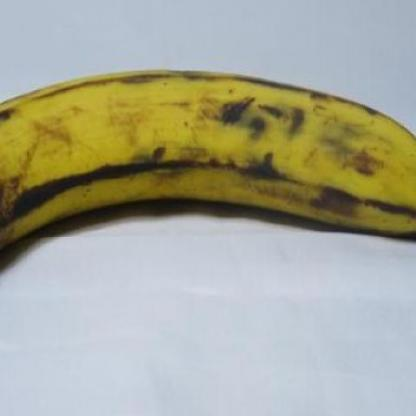
#> input picture dataset/test/Overripe/musa-acuminata-mold-e1a4d2b8-1d0a-11ec-af1f-d8c4975e38aa_jpg.rf.49b2874813b9606a2e643b694212cfc1.jpg, 416 x 416 px
$ python glcm_feature.py ../dataset/test/Overripe/musa-acuminata-mold-e1a4d2b8-1d0a-11ec-af1f-d8c4975e38aa_jpg.rf.49b2874813b9606a2e643b694212cfc1.jpg
#> lines starting #> are read from the running program, lines starting #| are printed output that depends on the picture; long printed decimals are rounded
"""
utils/glcm_feature.py
Ekstraksi fitur tekstur menggunakan Gray Level Co-occurrence Matrix (GLCM).
Fitur: Contrast, Dissimilarity, Homogeneity, Energy, Correlation, ASM
"""

import cv2
import numpy as np


def rgb_to_gray(img_rgb: np.ndarray) -> np.ndarray:
    """Konversi gambar RGB ke grayscale."""
    return cv2.cvtColor(img_rgb, cv2.COLOR_RGB2GRAY)


def compute_glcm(gray_img: np.ndarray, distances=[1], angles=[0, np.pi/4, np.pi/2, 3*np.pi/4], levels=256) -> np.ndarray:
    """
    Hitung GLCM secara manual (tanpa skimage untuk menghindari dependensi tambahan).
    Mengembalikan matriks GLCM shape (levels, levels, len(distances), len(angles)).
    """
    # Quantize ke 64 level untuk efisiensi
    gray_q = (gray_img // 4).astype(np.uint8)
    q_levels = 64

    n_dist   = len(distances)
    n_angles = len(angles)
    glcm     = np.zeros((q_levels, q_levels, n_dist, n_angles), dtype=np.float64)

    h, w = gray_q.shape
    for d_idx, dist in enumerate(distances):
        for a_idx, angle in enumerate(angles):
            dx = int(round(dist * np.cos(angle)))
            dy = int(round(dist * np.sin(angle)))
            for r in range(h):
                for c in range(w):
                    r2 = r + dy
                    c2 = c + dx
                    if 0 <= r2 < h and 0 <= c2 < w:
                        i = gray_q[r, c]
                        j = gray_q[r2, c2]
                        glcm[i, j, d_idx, a_idx] += 1

    # Normalisasi
    for d in range(n_dist):
        for a in range(n_angles):
            total = glcm[:, :, d, a].sum()
            if total > 0:
                glcm[:, :, d, a] /= total

    return glcm


def glcm_features(glcm: np.ndarray) -> dict:
    """
    Hitung properti GLCM:
    - Contrast
    - Dissimilarity
    - Homogeneity
    - Energy (ASM)
    - Correlation
    """
    n = glcm.shape[0]
    i_vals = np.arange(n)
    j_vals = np.arange(n)
    I, J   = np.meshgrid(i_vals, j_vals, indexing='ij')

    # Rata-rata & std per sudut/jarak
    glcm_mean = glcm.mean(axis=(2, 3))  # shape: (n, n)

    contrast     = np.sum(glcm_mean * (I - J) ** 2)
    dissimilarity= np.sum(glcm_mean * np.abs(I - J))
    homogeneity  = np.sum(glcm_mean / (1 + (I - J) ** 2))
    energy       = np.sqrt(np.sum(glcm_mean ** 2))
    asm          = np.sum(glcm_mean ** 2)

    mu_i  = np.sum(I * glcm_mean)
    mu_j  = np.sum(J * glcm_mean)
    sig_i = np.sqrt(np.sum(glcm_mean * (I - mu_i) ** 2))
    sig_j = np.sqrt(np.sum(glcm_mean * (J - mu_j) ** 2))

    if sig_i * sig_j > 0:
        correlation = np.sum(glcm_mean * (I - mu_i) * (J - mu_j)) / (sig_i * sig_j)
    else:
        correlation = 0.0

    return {
        'contrast':      float(contrast),
        'dissimilarity': float(dissimilarity),
        'homogeneity':   float(homogeneity),
        'energy':        float(energy),
        'asm':           float(asm),
        'correlation':   float(correlation),
    }


def extract_glcm_from_path(img_path: str) -> dict:
    """
    Ekstrak fitur GLCM dari path gambar.
    1. Baca gambar
    2. Resize 224x224
    3. Konversi ke grayscale
    4. Hitung GLCM
    5. Ekstrak properti

    Returns:
        dict fitur GLCM
    """
    img = cv2.imread(img_path)
#> img is the input picture: shape (416, 416, 3); mean B, G, R 150.8, 168.1, 167
    if img is None:
        raise FileNotFoundError(f"Gambar tidak ditemukan: {img_path}")

    img = cv2.resize(img, (224, 224))
#> img: shape (224, 224, 3)
    gray = cv2.cvtColor(img, cv2.COLOR_BGR2GRAY)
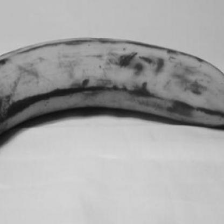
#> gray: shape (224, 224); min 13, max 217, mean 165.8

    glcm = compute_glcm(gray, distances=[1], angles=[0, np.pi/4, np.pi/2, 3*np.pi/4])
#> in compute_glcm, `gray_q = (gray_img // 4).astype(np.uint8)`:
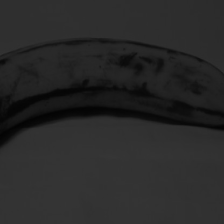
#> gray_q: shape (224, 224); min 3, max 54, mean 41.1
    features = glcm_features(glcm)
#> in glcm_features, `glcm_mean = glcm.mean(axis=(2, 3))`:
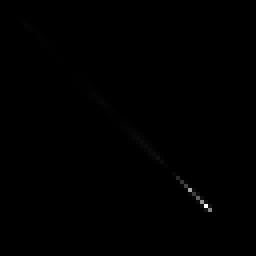
#> glcm_mean: shape (64, 64) float64 (shown 4 times larger); min 0, max 0.134, mean 0.000244; drawn with min black and max white
#> in glcm_features, `contrast     = np.sum(glcm_mean * (I - J) ** 2)`: contrast = 4.13
#> in glcm_features, `dissimilarity= np.sum(glcm_mean * np.abs(I - J))`: dissimilarity = 0.844
#> in glcm_features, `homogeneity  = np.sum(glcm_mean / (1 + (I - J) ** 2))`: homogeneity = 0.76
#> in glcm_features, `energy       = np.sqrt(np.sum(glcm_mean ** 2))`: energy = 0.21
#> in glcm_features, `asm          = np.sum(glcm_mean ** 2)`: asm = 0.044
#> in glcm_features, `mu_i  = np.sum(I * glcm_mean)`: mu_i = 41.04
#> in glcm_features, `mu_j  = np.sum(J * glcm_mean)`: mu_j = 41.06
#> in glcm_features, `sig_i = np.sqrt(np.sum(glcm_mean * (I - mu_i) ** 2))`: sig_i = 12.44
#> in glcm_features, `correlation = np.sum(glcm_mean * (I - mu_i) * (J - mu_j)) / (sig_i * s..`: correlation = 0.987
#> features = {'contrast': 4.13, 'dissimilarity': 0.844, 'homogeneity': 0.76, 'energy': 0.21, 'asm': 0.044, 'correlation': 0.987}

    return features


def extract_glcm_vector(img_path: str) -> np.ndarray:
    """
    Kembalikan vektor fitur GLCM sebagai numpy array untuk input ML.
    Urutan: [contrast, dissimilarity, homogeneity, energy, asm, correlation]
    """
    feats = extract_glcm_from_path(img_path)
    return np.array(list(feats.values()), dtype=np.float32)


if __name__ == '__main__':
    import sys
    if len(sys.argv) > 1:
        path = sys.argv[1]
        feats = extract_glcm_from_path(path)
#> feats has the same summary as features in extract_glcm_from_path
        print("\nGLCM Features:")
        for k, v in feats.items():
            print(f"  {k:15s}: {v:.6f}")
#> this loop made 6 passes
#> (k, v) on passes 1 to 6: ('contrast', 4.13), ('dissimilarity', 0.844), ('homogeneity', 0.76), ('energy', 0.21), ('asm', 0.044), ('correlation', 0.987)
#|   contrast       : 4.135
#|   dissimilarity  : 0.8443
#|   homogeneity    : 0.7597
#|   energy         : 0.2098
#|   asm            : 0.04403
#|   correlation    : 0.9867
    else:
        print("Usage: python utils/glcm_feature.py <path_to_image>")

$ run again, on dataset/test/Overripe/musa-acuminata-mold-e313dec4-1d0a-11ec-90ca-d8c4975e38aa_jpg.rf.032be875f5d10ee55e0a401d34bcfd42.jpg
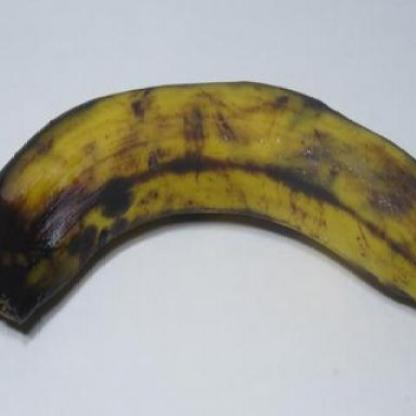
#> input picture dataset/test/Overripe/musa-acuminata-mold-e313dec4-1d0a-11ec-90ca-d8c4975e38aa_jpg.rf.032be875f5d10ee55e0a401d34bcfd42.jpg, 416 x 416 px
#> in extract_glcm_from_path, img is the input picture: shape (416, 416, 3); mean B, G, R 148.9, 160.4, 163
#> img: shape (224, 224, 3)
#> in extract_glcm_from_path, `gray = cv2.cvtColor(img, cv2.COLOR_BGR2GRAY)`:
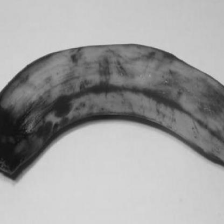
#> gray: shape (224, 224); min 17, max 215, mean 159.8
#> in compute_glcm, `gray_q = (gray_img // 4).astype(np.uint8)`:
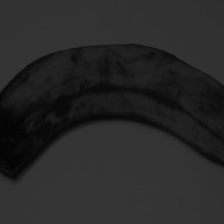
#> gray_q: shape (224, 224); min 4, max 53, mean 39.6
#> contrast = 4.34
#> dissimilarity = 0.836
#> homogeneity = 0.753
#> energy = 0.23
#> asm = 0.0531
#> mu_i = 39.55
#> mu_j = 39.56
#> sig_i = 15.08
#> correlation = 0.99
#> features = {'contrast': 4.34, 'dissimilarity': 0.836, 'homogeneity': 0.753, 'energy': 0.23, 'asm': 0.0531, 'correlation': 0.99}
#> feats has the same summary as features in extract_glcm_from_path
#> the loop `for k, v in feats.items():` made 6 passes
#> (k, v) on passes 1 to 6: ('contrast', 4.34), ('dissimilarity', 0.836), ('homogeneity', 0.753), ('energy', 0.23), ('asm', 0.0531), ('correlation', 0.99)
#> (printed output is left out)

$ run again, on dataset/test/Overripe/musa-acuminata-mold-e3a7a47c-1d0a-11ec-a3d6-d8c4975e38aa_jpg.rf.63f8256cdc23dd77bce67d18ee4e3956.jpg
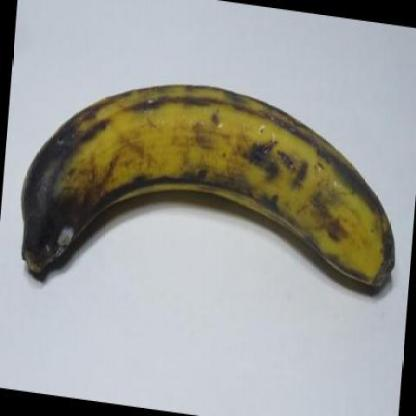
#> input picture dataset/test/Overripe/musa-acuminata-mold-e3a7a47c-1d0a-11ec-a3d6-d8c4975e38aa_jpg.rf.63f8256cdc23dd77bce67d18ee4e3956.jpg, 416 x 416 px
#> in extract_glcm_from_path, img is the input picture: shape (416, 416, 3); mean B, G, R 151.5, 156.1, 155.6
#> img: shape (224, 224, 3)
#> in extract_glcm_from_path, `gray = cv2.cvtColor(img, cv2.COLOR_BGR2GRAY)`:
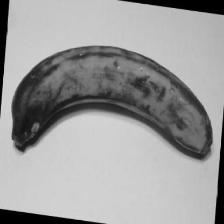
#> gray: shape (224, 224); min 0, max 216, mean 155.4
#> in compute_glcm, `gray_q = (gray_img // 4).astype(np.uint8)`:
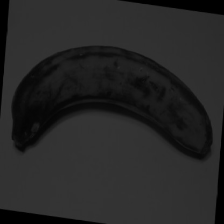
#> gray_q: shape (224, 224); min 0, max 54, mean 38.5
#> contrast = 14.22
#> dissimilarity = 1.15
#> homogeneity = 0.76
#> energy = 0.225
#> asm = 0.0505
#> mu_i = 38.6
#> sig_i = 16.23
#> correlation = 0.973
#> features = {'contrast': 14.22, 'dissimilarity': 1.15, 'homogeneity': 0.76, 'energy': 0.225, 'asm': 0.0505, 'correlation': 0.973}
#> feats has the same summary as features in extract_glcm_from_path
#> the loop `for k, v in feats.items():` made 6 passes
#> (k, v) on passes 1 to 6: ('contrast', 14.22), ('dissimilarity', 1.15), ('homogeneity', 0.76), ('energy', 0.225), ('asm', 0.0505), ('correlation', 0.973)
#> (printed output is left out)

$ run again, on dataset/test/Overripe/musa-acuminata-mold-e4b033d5-1d0a-11ec-800d-d8c4975e38aa_jpg.rf.ebd64901aacd92379a919c1091d8809b.jpg
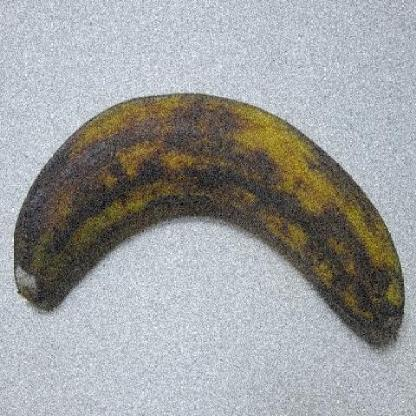
#> input picture dataset/test/Overripe/musa-acuminata-mold-e4b033d5-1d0a-11ec-800d-d8c4975e38aa_jpg.rf.ebd64901aacd92379a919c1091d8809b.jpg, 416 x 416 px
#> in extract_glcm_from_path, img is the input picture: shape (416, 416, 3); mean B, G, R 158.6, 158.3, 156.8
#> img: shape (224, 224, 3)
#> in compute_glcm, `gray_q = (gray_img // 4).astype(np.uint8)`:
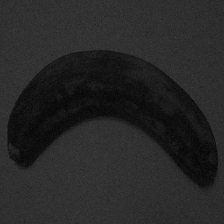
#> gray_q: shape (224, 224); min 1, max 61, mean 39.1
#> in glcm_features, `glcm_mean = glcm.mean(axis=(2, 3))`:
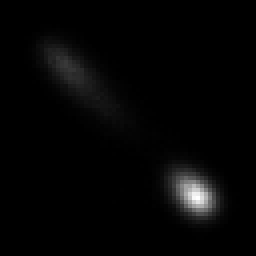
#> glcm_mean: shape (64, 64) float64 (shown 4 times larger); min 0, max 0.0117, mean 0.000244; drawn with min black and max white
#> contrast = 18.46
#> dissimilarity = 3.23
#> homogeneity = 0.268
#> energy = 0.0634
#> asm = 0.00402
#> mu_i = 39.03
#> mu_j = 39.02
#> sig_i = 13.96
#> correlation = 0.953
#> features = {'contrast': 18.46, 'dissimilarity': 3.23, 'homogeneity': 0.268, 'energy': 0.0634, 'asm': 0.00402, 'correlation': 0.953}
#> feats has the same summary as features in extract_glcm_from_path
#> the loop `for k, v in feats.items():` made 6 passes
#> (k, v) on passes 1 to 6: ('contrast', 18.46), ('dissimilarity', 3.23), ('homogeneity', 0.268), ('energy', 0.0634), ('asm', 0.00402), ('correlation', 0.953)
#> (printed output is left out)
